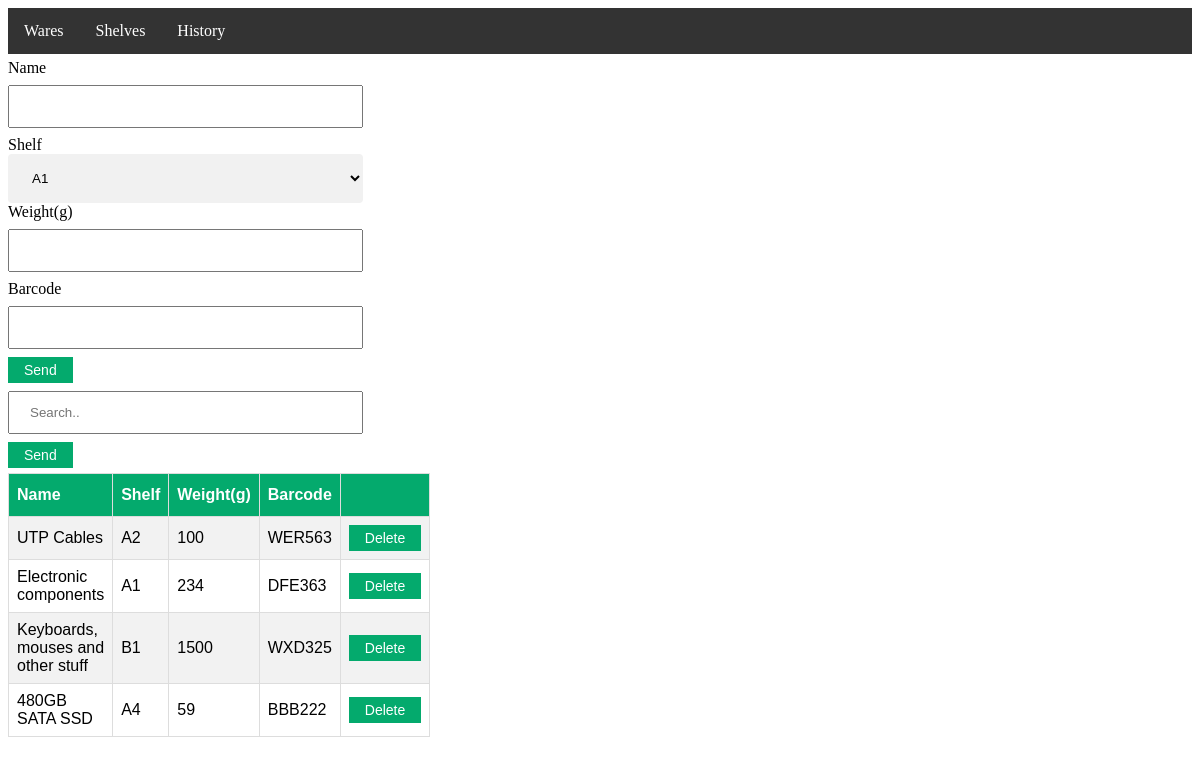
The page /storage_web/wares on the database its author committed.
### tables this page shows
CREATE TABLE `wares` (
  `id` int(11) NOT NULL AUTO_INCREMENT,
  `name` varchar(100) NOT NULL,
  `shelf` int(11) NOT NULL,
  `weight` int(11) NOT NULL,
  `barcode` varchar(6) NOT NULL,
  PRIMARY KEY (`id`),
  KEY `wares_FK` (`shelf`),
  CONSTRAINT `wares_FK` FOREIGN KEY (`shelf`) REFERENCES `shelves` (`id`)
);

### storage_web/index.php (called while the page is built, shortened)
<?php
require('functions.php');
require('model/Database.php');
require('model/Ware.php');
require ('model/Shelf.php');
$Ware = new Ware();
$Shelf = new Shelf();
require('view/header.php');
require('routing.php');
require('view/footer.php');

### storage_web/functions.php (called while the page is built, shortened)
<?php
function isUri(string $uri){
	$address = explode("?", $_SERVER["REQUEST_URI"]);
}

### storage_web/control/wares.php (called while the page is built, shortened)
<?php
if (isset($_GET['search'])){
    $data = $Ware->getWares(validateData($_GET['search']));
}else{
    $data = $Ware->getWares();
}
$shelves = $Shelf->getShelfIDs();
require ("view/wares.php");

### storage_web/model/Database.php (called while the page is built)
<?php
class Database{
	private $pdo;
	public function __construct(){
		$config = parse_ini_file("config.ini",true);
		$dsn = $config["database"]["dsn"];
		$username = $config["database"]["username"];
		$password = $config["database"]["password"];
		try{
            $this->pdo = new PDO($dsn, $username, $password);
            $this->pdo->setAttribute(PDO::ATTR_ERRMODE, PDO::ERRMODE_EXCEPTION);
        }catch(PDOException $e){
            echo $e->getMessage();
        }
	}
	public function query(string $querystring){
        try {
            $sql = $this->pdo->prepare($querystring);
            $sql->execute();
            return $sql;
        } catch (PDOException $e){
            echo $e->getMessage();
        }
		return false;
	}
}

### storage_web/model/Shelf.php (called while the page is built, shortened)
<?php
class Shelf{
    private $db;
    public function __construct(){
        $this->db = new Database();
    }
    public function getDataOfShelf($col, $id){
        $sql = "SELECT " . $col . " FROM shelves WHERE id='" . $id . "'" . "LIMIT 1";
        $name = $this->db->query($sql)->fetch();
        return $name[0];
    }
    public function getShelfIDs(){
        $sql = "SELECT id,name FROM shelves ORDER BY name";
        $shelves = $this->db->query($sql)->fetchAll();
        return $shelves;
    }
}

### storage_web/model/Ware.php (called while the page is built, shortened)
<?php
class Ware{
    private $db;
    public function __construct(){
        $this->db = new Database();
    }
    public function getWares($ware=null){
        $sql = !isset($ware)? "SELECT * FROM wares" : "SELECT * FROM wares where name LIKE '%" . $ware . "%'";
        $wares = $this->db->query($sql)->fetchAll();
        foreach($wares as $key => $w){
            $wares[$key]['shelf'] = (new Shelf())->getDataOfShelf("name",$w['shelf']);
        }
        return $wares;
    }
}

### storage_web/view/wares.php (the view)
<form class="wareInput" method="post">
    <label for="ware">Name</label>
    <input type="text" name="ware" id="ware" /><br />
    <label for="shef">Shelf</label>
    <select name="shelf" id="shelf">
    <?php foreach ($shelves as $row): ?>
      <option value="<?= $row['id'] ?>">
        <?= $row['name'] ?>
      </option>
     <?php endforeach ?>
    </select><br />
    <label for="weight">Weight(g)</label>
    <input type="number" name="weight" id="weight" step="0.1" /><br />
    <label for="barcode">Barcode</label>
    <input type="text" name="barcode" id="barcode" min="6" max="6" /><br />
    <button type="submit" name="addWare">Send</button>
</form>
<form method="get">
  <input class="search" type="text" name="search" placeholder="Search..">
  <button type="submit">Send</button>
</form>
<form method="post">
  <table>
      <tr>
          <th>Name</th>
          <th>Shelf</th>
          <th>Weight(g)</th>
          <th>Barcode</th>
          <th></th>
      </tr>
      <?php foreach ($data as $row): ?>
        <tr>
          <td><?= $row['name'] ?></td>
          <td><?= $row['shelf'] ?></td>
          <td><?= $row['weight'] ?></td>
          <td><?= $row['barcode'] ?></td>
          <td><button type="submit" name="deleteWare" value="<?= $row['id'] ?>">Delete</button></td>
        </tr>
       <?php endforeach ?>
  </table>
</form>

### storage_web/view/header.php (shortened to what this page needs)
<!DOCTYPE html>
<html>
<head>
	<link rel="stylesheet" type="text/css" href="style.css">
</head>
<body>

### storage_web/routing.php
<?php
$uri = explode("/",$_SERVER["REQUEST_URI"]);
$uri = explode("?",$uri[2]);
if (isset($uri[0]) && $uri[0] != ""){
    if($uri[0]!='api') require ('view/navbar.php');
	require("control/" . $uri[0] . ".php");
} else{
	require('view/navbar.php');
	require("control/wares.php");
}

### storage_web/view/navbar.php
<div class="topnav">
	<a href="wares" <?php echo isUri("/storage/wares")? 'class="active"' : ''; ?> >Wares</a>
	<a href="shelves" <?php echo isUri("/storage/shelves") ? 'class="active"' : ''; ?> >Shelves</a>
	<a href="history" <?php echo isUri("/storage/history")? 'class="active"' : ''; ?> >History</a>
</div>

### storage_web/view/footer.php (shortened to what this page needs)
</body>

### storage_web/style.css (style rules this page uses)
.topnav { list-style-type: none; margin-bottom: 5px; padding: 0; overflow: hidden; background-color: #333; }
a { float: left; display: block; color: white; text-align: center; padding: 14px 16px; text-decoration: none; }
form { width: 30%; }
input[type=text] { width: 100%; padding: 12px 20px; margin: 8px 0; box-sizing: border-box; }
input[type=number] { width: 100%; padding: 12px 20px; margin: 8px 0; box-sizing: border-box; }
.search { transition: width 0.4s ease-in-out; }
select { width: 100%; padding: 16px 20px; border: none; border-radius: 4px; background-color: #f1f1f1; }
table { font-family: Arial, Helvetica, sans-serif; border-collapse: collapse; width: 100%; margin-top: 5px; }
table td, table th { border: 1px solid #ddd; padding: 8px; }
table tr:nth-child(even) { background-color: #f2f2f2; }
table th { padding-top: 12px; padding-bottom: 12px; text-align: left; background-color: #04AA6D; color: white; }
button { background-color: #04AA6D; border: none; color: white; padding: 5px 16px; text-align: center; text-decoration: none; display: inline-block; font-size: 14px; }

### rows shown on the page
wares: name "UTP Cables", shelf "A2", weight "100", barcode "WER563", $row['id'] 40 (drawn)
wares: name "Electronic components", shelf "A1", weight "234", barcode "DFE363", $row['id'] 42 (drawn)
wares: name "Keyboards, mouses and other stuff", shelf "B1", weight "1500", barcode "WXD325", $row['id'] 47 (drawn)
wares: name "480GB SATA SSD", shelf "A4", weight "59", barcode "BBB222", $row['id'] 53 (drawn)

### other values the page prints
form field shelf "A1"
